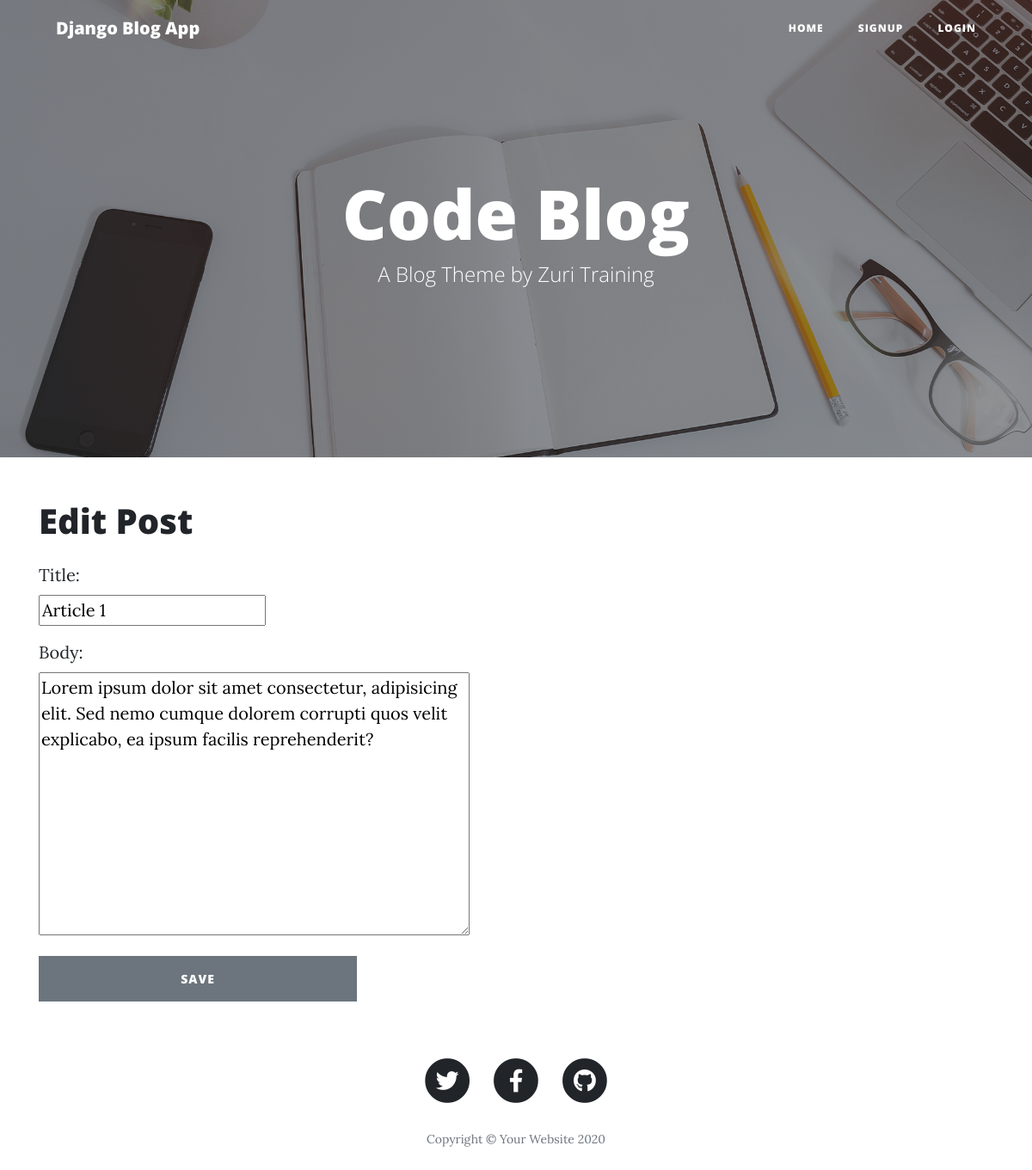
Page /post/9/edit/ on the committed database.
### blog/models.py (models this page shows, shortened)
class Post(models.Model):
    title = models.CharField(max_length=200)
    author = models.ForeignKey('auth.user', on_delete=models.CASCADE)
    body = models.TextField()

### blog/views.py (the view)
# urls.py: path('post/<int:pk>/edit/', BlogUpdateView.as_view(), name='post_edit'),
class BlogUpdateView(UpdateView, LoginRequiredMixin):
    model = Post
    template_name = 'post_edit.html'
    fields = ['title', 'body']

### blog/templates/post_edit.html (shortened to what this page needs)
{% extends 'base.html'%}
{% block content %}
<div class="container">
    <h1>Edit Post</h1>
    <form action="" method="post">
        <div class="form-group mt-4">
            <label for="title">
                Title:
            </label> <br>
            {{ form.title }}
        </div>
        <div class="form-group mt-3">
            <label for="body">
                Body:
            </label> <br>
            {{ form.body }}
        </div>
        <div class="form-group mt-3">
            <button class="btn col-4 btn-secondary" type="submit">Save</button>
        </div>
    </form>
</div>
{% endblock %}

### rows in the picture
Post: title "Article 1", body "Lorem ipsum dolor sit amet consectetur, adipisicing elit. Sed nemo cumque dolorem corrupti quos velit explicabo, ea ipsum facilis reprehenderit?"
